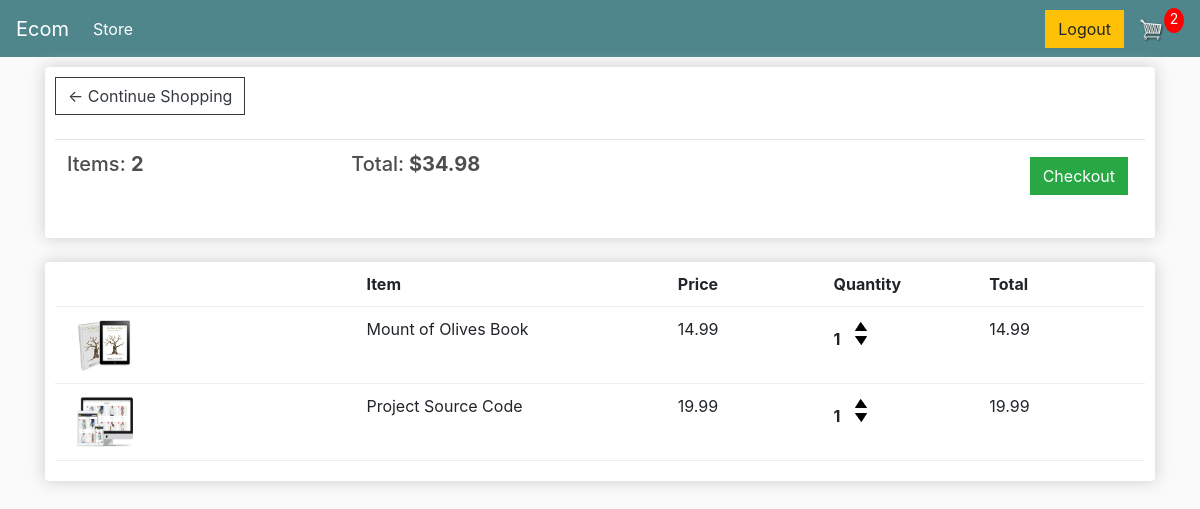
The app's page /cart/ (signed in) with its own data.
### store/models.py (models this page shows, shortened)
class OrderItem(models.Model):
    product = models.ForeignKey(
        Product, on_delete=models.CASCADE)
    order = models.ForeignKey(
        Order, on_delete=models.SET_NULL, null=True)
    quantity = models.IntegerField(default=0)
    date_added = models.DateTimeField(auto_now_add=True)
    @property
    def get_total(self):
        return self.product.price * self.quantity

class Product(models.Model):
    name = models.CharField(max_length=200, null=True)
    price = models.FloatField()
    digital = models.BooleanField(default=False, null=True)
    image = models.ImageField(blank=True)
    @property
    def imageURL(self):
        url = self.image.url
        if url is None:
            url = ''
        return url

### store/views.py (the view)
# urls.py: path('cart/', views.Cart.as_view(), name='cart'),
class Cart(TemplateView):
    template_name = 'store/cart.html'
    def get_context_data(self, **kwargs):
        context = super().get_context_data(**kwargs)
        customer = self.request.user
        order, created = Order.objects.get_or_create(
            customer=customer, compleated=False)
        order_items = order.orderitem_set.all()
        context['num_items'] = order.get_cart_items
        context['items'] = order_items
        context['total'] = order.get_cart_total
        return context

### store/models.py (called while the page is built)
    def __str__(self):
        return self.email

    @property
    def get_cart_total(self):
        order_items = self.orderitem_set.all()
        total = sum([item.get_total for item in order_items])
        return total

    @property
    def get_cart_items(self):
        order_items = self.orderitem_set.all()
        total = sum([item.quantity for item in order_items])
        return total

### store/templates/store/cart.html
{% extends 'store/main.html' %}
{% load static %}
{% block content %}
	<div class="row">
		<div class="col-lg-12">
			<div class="box-element">
				<a  class="btn btn-outline-dark" href="{% url 'store' %}">&#x2190; Continue Shopping</a>
				<br>
                <br>
				<table class="table">
					<tr>
						<th><h5>Items: <strong>{{num_items}}</strong></h5></th>
						<th><h5>Total:<strong> ${{total |floatformat:2}}</strong></h5></th>
						<th>
							<a  style="float:right; margin:5px;" class="btn btn-success" href="{% url 'checkout' %}">Checkout</a>
						</th>
					</tr>
                </table>
			</div>
			<br>
			<div class="box-element">
				<div class="cart-row">
					<div style="flex:2"></div>
					<div style="flex:2"><strong>Item</strong></div>
					<div style="flex:1"><strong>Price</strong></div>
					<div style="flex:1"><strong>Quantity</strong></div>
					<div style="flex:1"><strong>Total</strong></div>
				</div>
				{% for item in items %}
				<div class="cart-row">
					<div style="flex:2"><img class="row-image" src={{item.product.imageURL}}></div>
					<div style="flex:2"><p>{{item.product.name}}</p></div>
					<div style="flex:1"><p>{{item.product.price}}</p></div>
					<div style="flex:1">
						<p id = "{{item.id}}" class="quantity">{{item.quantity}}</p>
						<div class="quantity">
							<img data-product="{{item.product.id}}" data-order="{{item.order_id}}" data-item="{{item.id}}" data-action="add" class="chg-quantity update-cart" src="{% static  'images/arrow-up.png' %}">
							<img data-product="{{item.product.id}}" data-order="{{item.order_id}}" data-item="{{item.id}}" data-action="remove" class="chg-quantity update-cart" src="{% static  'images/arrow-down.png' %}">
						</div>
					</div>
					<div style="flex:1"><p>{{item.get_total |floatformat:2}}</p></div>
                </div>
                {% endfor %}
			</div>
		</div>
	</div>
{% endblock content %}

### store/static/css/main.css (style rules this page uses)
body { background-color: hsl(0, 0%, 98%); }
h1, h2, h3, h4, h5, h6 { color: hsl(0, 0%, 30%); }
.box-element { box-shadow: hsl(0, 0%, 80%) 0 0 16px; background-color: #fff; border-radius: 4px; padding: 10px; }
.col-lg-4, .col-lg-6, .col-lg-8, .col-lg-12 { margin-top: 10px; }
.btn { border-radius: 0; }
.row-image { width: 100px; }
.cart-row { display: flex; align-items: flex-stretch; padding-bottom: 10px; margin-bottom: 10px; border-bottom: 1px solid #ececec; }
.quantity { display: inline-block; font-weight: 700; padding-right: 10px; }
.chg-quantity { width: 12px; cursor: pointer; display: block; margin-top: 5px; transition: 0.1s; }

### records on screen
OrderItem: product.imageURL (picture), product.name "Mount of Olives Book", product.price "14.99", quantity "1", get_total "14.99"
OrderItem: product.imageURL (picture), product.name "Project Source Code", product.price "19.99", quantity "1", get_total "19.99"

### other values on screen
{{ num_items }} "2"
{{ total |floatformat:2 }} "34.98"
